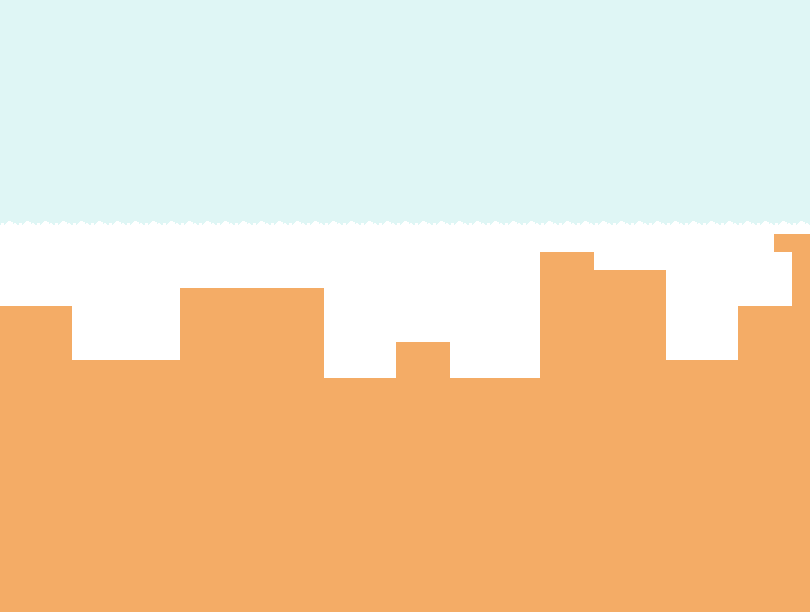

The image is a tile-based game level rendered from a .tmx file. Its description and source (layers, tilesets, objects; grid data summarised) follow:
An orthogonal 45x34 tile map with 18x18 px tiles, 1 tile layer (background), 7 hidden layers not drawn, 2 tilesets.

<map version="1.9" tiledversion="1.9.1" orientation="orthogonal" renderorder="left-up" width="45" height="34" tilewidth="18" tileheight="18" infinite="0" nextlayerid="11" nextobjectid="1">
 <editorsettings>
  <export target="map2.json" format="json" />
 </editorsettings>
 <tileset firstgid="1" name="tiles_packed" tilewidth="18" tileheight="18" tilecount="180" columns="20">
  <image source="tiles_packed.png" trans="ff00ff" width="360" height="162" />
 </tileset>
 <tileset firstgid="181" source="tilemap_packed_18px.tsx" />
 <layer id="3" name="background" width="45" height="34">
  <data>[1530 cells, 1530 non-empty, 4 distinct tile ids]</data>
 </layer>
 <layer id="5" name="main-etc" width="45" height="34" visible="0">
  <data>[1530 cells, 8 non-empty, 7 distinct tile ids]</data>
 </layer>
 <layer id="1" name="main-ground" width="45" height="34" visible="0">
  <data>[1530 cells, 713 non-empty, 31 distinct tile ids]</data>
 </layer>
 <layer id="7" name="main-water" width="45" height="34" visible="0">
  <data>[1530 cells, 130 non-empty, 2 distinct tile ids]</data>
 </layer>
 <layer id="6" name="main-clouds" width="45" height="34" visible="0">
  <data>[1530 cells, 25 non-empty, 3 distinct tile ids]</data>
 </layer>
 <layer id="8" name="diamonds" width="45" height="34" visible="0">
  <data>[1530 cells, 4 non-empty, 1 distinct tile ids]</data>
 </layer>
 <layer id="10" name="flag" width="45" height="34" visible="0">
  <data>[1530 cells, 1 non-empty, 1 distinct tile ids]</data>
 </layer>
 <layer id="2" name="overlay" width="45" height="34" visible="0" opacity="0.45">
  <data>[1530 cells, 134 non-empty, 9 distinct tile ids]</data>
 </layer>
</map>
